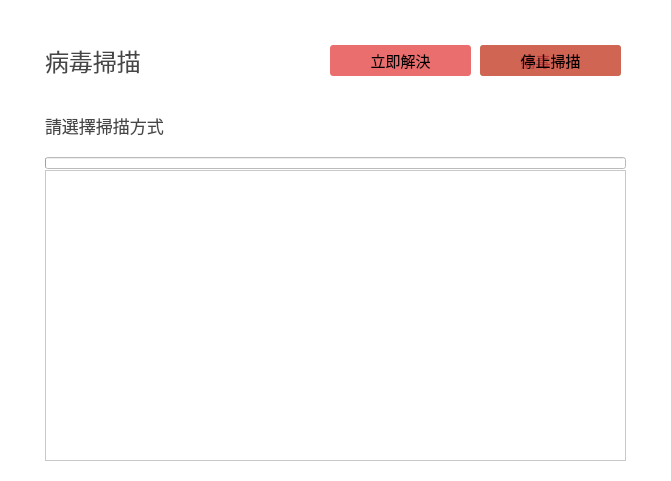
    <widget class="QWidget" name="Virus_Scan_widget" native="true">
     <property name="geometry">
      <rect>
       <x>170</x>
       <y>50</y>
       <width>671</width>
       <height>481</height>
      </rect>
     </property>
     <property name="font">
      <font>
       <family>Microsoft YaHei</family>
       <pointsize>11</pointsize>
       <stylestrategy>PreferAntialias</stylestrategy>
      </font>
     </property>
     <property name="styleSheet">
      <string notr="true">background-color:rgba(255, 255, 255,240);</string>
     </property>
     <widget class="QLabel" name="Virus_Scan_title">
      <property name="geometry">
       <rect>
        <x>45</x>
        <y>40</y>
        <width>201</width>
        <height>41</height>
       </rect>
      </property>
      <property name="font">
       <font>
        <family>Microsoft YaHei</family>
        <pointsize>18</pointsize>
       </font>
      </property>
      <property name="styleSheet">
       <string notr="true">color: rgb(70,70,70);</string>
      </property>
      <property name="text">
       <string>病毒掃描</string>
      </property>
      <property name="alignment">
       <set>Qt::AlignLeading|Qt::AlignLeft|Qt::AlignVCenter</set>
      </property>
     </widget>
     <widget class="QLabel" name="Virus_Scan_text">
      <property name="geometry">
       <rect>
        <x>45</x>
        <y>90</y>
        <width>581</width>
        <height>71</height>
       </rect>
      </property>
      <property name="font">
       <font>
        <family>Microsoft YaHei</family>
        <pointsize>13</pointsize>
       </font>
      </property>
      <property name="styleSheet">
       <string notr="true">color: rgb(70,70,70);</string>
      </property>
      <property name="text">
       <string>請選擇掃描方式</string>
      </property>
      <property name="alignment">
       <set>Qt::AlignLeading|Qt::AlignLeft|Qt::AlignVCenter</set>
      </property>
      <property name="wordWrap">
       <bool>true</bool>
      </property>
     </widget>
     <widget class="QPushButton" name="Virus_Scan_choose_Button">
      <property name="geometry">
       <rect>
        <x>480</x>
        <y>45</y>
        <width>141</width>
        <height>31</height>
       </rect>
      </property>
      <property name="sizePolicy">
       <sizepolicy hsizetype="Minimum" vsizetype="Minimum">
        <horstretch>0</horstretch>
        <verstretch>0</verstretch>
       </sizepolicy>
      </property>
      <property name="font">
       <font>
        <family>Microsoft YaHei</family>
        <pointsize>11</pointsize>
        <stylestrategy>PreferAntialias</stylestrategy>
       </font>
      </property>
      <property name="mouseTracking">
       <bool>false</bool>
      </property>
      <property name="tabletTracking">
       <bool>false</bool>
      </property>
      <property name="focusPolicy">
       <enum>Qt::StrongFocus</enum>
      </property>
      <property name="layoutDirection">
       <enum>Qt::LeftToRight</enum>
      </property>
      <property name="styleSheet">
       <string notr="true">QPushButton
{
	border:none;
	background-color:rgba(100,200,100,200);
	border-radius: 3px;
}
QPushButton:hover
{
	background-color:rgba(100,220,100,200);
}</string>
      </property>
      <property name="text">
       <string>病毒掃描</string>
      </property>
      <property name="icon">
       <iconset>
        <normaloff>:/icon/Icon/multimedia.png</normaloff>:/icon/Icon/multimedia.png</iconset>
      </property>
      <property name="iconSize">
       <size>
        <width>10</width>
        <height>10</height>
       </size>
      </property>
      <property name="checkable">
       <bool>false</bool>
      </property>
      <property name="autoRepeat">
       <bool>false</bool>
      </property>
      <property name="autoExclusive">
       <bool>false</bool>
      </property>
      <property name="autoRepeatDelay">
       <number>300</number>
      </property>
      <property name="autoRepeatInterval">
       <number>100</number>
      </property>
      <property name="default">
       <bool>false</bool>
      </property>
      <property name="flat">
       <bool>false</bool>
      </property>
     </widget>
     <widget class="QListView" name="Virus_Scan_output">
      <property name="enabled">
       <bool>true</bool>
      </property>
      <property name="geometry">
       <rect>
        <x>45</x>
        <y>170</y>
        <width>581</width>
        <height>291</height>
       </rect>
      </property>
      <property name="styleSheet">
       <string notr="true">QWidget::item
{
background-color: rgba(50,50,50,30);
color:black;
border: transparent;
border-bottom: 1px solid #dbdbdb;
padding: 5px;
}
QWidget::item:hover
{
background-color: rgba(50,50,50,40);
}
QListView
{
outline: none;
}</string>
      </property>
      <property name="editTriggers">
       <set>QAbstractItemView::NoEditTriggers</set>
      </property>
     </widget>
     <widget class="QWidget" name="Virus_Scan_choose_widget" native="true">
      <property name="geometry">
       <rect>
        <x>480</x>
        <y>82</y>
        <width>141</width>
        <height>0</height>
       </rect>
      </property>
      <property name="sizePolicy">
       <sizepolicy hsizetype="Preferred" vsizetype="Preferred">
        <horstretch>0</horstretch>
        <verstretch>0</verstretch>
       </sizepolicy>
      </property>
      <property name="styleSheet">
       <string notr="true">background-color:rgba(200, 200, 200,200);</string>
      </property>
      <widget class="QWidget" name="verticalLayoutWidget_3">
       <property name="geometry">
        <rect>
         <x>0</x>
         <y>0</y>
         <width>141</width>
         <height>101</height>
        </rect>
       </property>
       <layout class="QVBoxLayout" name="Virus_Scan_choose_verticalLayout">
        <property name="spacing">
         <number>3</number>
        </property>
        <property name="sizeConstraint">
         <enum>QLayout::SetDefaultConstraint</enum>
        </property>
        <property name="leftMargin">
         <number>1</number>
        </property>
        <property name="topMargin">
         <number>0</number>
        </property>
        <property name="rightMargin">
         <number>1</number>
        </property>
        <property name="bottomMargin">
         <number>0</number>
        </property>
        <item>
         <widget class="QPushButton" name="File_Scan_Button">
          <property name="sizePolicy">
           <sizepolicy hsizetype="Minimum" vsizetype="Minimum">
            <horstretch>0</horstretch>
            <verstretch>0</verstretch>
           </sizepolicy>
          </property>
          <property name="font">
           <font>
            <family>Microsoft YaHei</family>
            <pointsize>11</pointsize>
            <stylestrategy>PreferAntialias</stylestrategy>
           </font>
          </property>
          <property name="focusPolicy">
           <enum>Qt::StrongFocus</enum>
          </property>
          <property name="styleSheet">
           <string notr="true">QPushButton
{
	border:none;
	background-color:rgba(0,0,0,0);
	border-radius: 5px;
}
QPushButton:hover
{
    background-color:rgba(50, 50, 50,50);
}
QPushButton:pressed
{
    background-color:rgba(50, 50, 50,90);
}</string>
          </property>
          <property name="text">
           <string>檔案掃描</string>
          </property>
          <property name="iconSize">
           <size>
            <width>16</width>
            <height>16</height>
           </size>
          </property>
          <property name="checkable">
           <bool>false</bool>
          </property>
         </widget>
        </item>
        <item>
         <widget class="QPushButton" name="Path_Scan_Button">
          <property name="sizePolicy">
           <sizepolicy hsizetype="Minimum" vsizetype="Minimum">
            <horstretch>0</horstretch>
            <verstretch>0</verstretch>
           </sizepolicy>
          </property>
          <property name="font">
           <font>
            <family>Microsoft YaHei</family>
            <pointsize>11</pointsize>
            <stylestrategy>PreferAntialias</stylestrategy>
           </font>
          </property>
          <property name="focusPolicy">
           <enum>Qt::StrongFocus</enum>
          </property>
          <property name="styleSheet">
           <string notr="true">QPushButton
{
	border:none;
	background-color:rgba(0,0,0,0);
	border-radius: 5px;
}
QPushButton:hover
{
    background-color:rgba(50, 50, 50,50);
}
QPushButton:pressed
{
    background-color:rgba(50, 50, 50,90);
}</string>
          </property>
          <property name="text">
           <string>路徑掃描</string>
          </property>
          <property name="iconSize">
           <size>
            <width>16</width>
            <height>16</height>
           </size>
          </property>
          <property name="checkable">
           <bool>false</bool>
          </property>
         </widget>
        </item>
        <item>
         <widget class="QPushButton" name="Disk_Scan_Button">
          <property name="sizePolicy">
           <sizepolicy hsizetype="Minimum" vsizetype="Minimum">
            <horstretch>0</horstretch>
            <verstretch>0</verstretch>
           </sizepolicy>
          </property>
          <property name="font">
           <font>
            <family>Microsoft YaHei</family>
            <pointsize>11</pointsize>
            <stylestrategy>PreferAntialias</stylestrategy>
           </font>
          </property>
          <property name="focusPolicy">
           <enum>Qt::StrongFocus</enum>
          </property>
          <property name="styleSheet">
           <string notr="true">QPushButton
{
	border:none;
	background-color:rgba(0,0,0,0);
	border-radius: 5px;
}
QPushButton:hover
{
    background-color:rgba(50, 50, 50,50);
}
QPushButton:pressed
{
    background-color:rgba(50, 50, 50,90);
}</string>
          </property>
          <property name="text">
           <string>全盤掃描</string>
          </property>
          <property name="iconSize">
           <size>
            <width>16</width>
            <height>16</height>
           </size>
          </property>
          <property name="checkable">
           <bool>false</bool>
          </property>
         </widget>
        </item>
       </layout>
      </widget>
     </widget>
     <widget class="QPushButton" name="Virus_Scan_Solve_Button">
      <property name="geometry">
       <rect>
        <x>330</x>
        <y>45</y>
        <width>141</width>
        <height>31</height>
       </rect>
      </property>
      <property name="sizePolicy">
       <sizepolicy hsizetype="Minimum" vsizetype="Minimum">
        <horstretch>0</horstretch>
        <verstretch>0</verstretch>
       </sizepolicy>
      </property>
      <property name="font">
       <font>
        <family>Microsoft YaHei</family>
        <pointsize>11</pointsize>
        <stylestrategy>PreferAntialias</stylestrategy>
       </font>
      </property>
      <property name="mouseTracking">
       <bool>false</bool>
      </property>
      <property name="tabletTracking">
       <bool>false</bool>
      </property>
      <property name="focusPolicy">
       <enum>Qt::StrongFocus</enum>
      </property>
      <property name="layoutDirection">
       <enum>Qt::LeftToRight</enum>
      </property>
      <property name="styleSheet">
       <string notr="true">QPushButton
{
	border:none;
	background-color:rgba(230,70,70,200);
	border-radius: 3px;
}
QPushButton:hover
{
	background-color:rgba(255,70,70,200);
}</string>
      </property>
      <property name="text">
       <string>立即解決</string>
      </property>
      <property name="iconSize">
       <size>
        <width>10</width>
        <height>10</height>
       </size>
      </property>
      <property name="checkable">
       <bool>false</bool>
      </property>
      <property name="autoRepeat">
       <bool>false</bool>
      </property>
      <property name="autoExclusive">
       <bool>false</bool>
      </property>
      <property name="autoRepeatDelay">
       <number>300</number>
      </property>
      <property name="autoRepeatInterval">
       <number>100</number>
      </property>
      <property name="default">
       <bool>false</bool>
      </property>
      <property name="flat">
       <bool>false</bool>
      </property>
     </widget>
     <widget class="QPushButton" name="Virus_Scan_Break_Button">
      <property name="geometry">
       <rect>
        <x>480</x>
        <y>45</y>
        <width>141</width>
        <height>31</height>
       </rect>
      </property>
      <property name="sizePolicy">
       <sizepolicy hsizetype="Minimum" vsizetype="Minimum">
        <horstretch>0</horstretch>
        <verstretch>0</verstretch>
       </sizepolicy>
      </property>
      <property name="font">
       <font>
        <family>Microsoft YaHei</family>
        <pointsize>11</pointsize>
        <stylestrategy>PreferAntialias</stylestrategy>
       </font>
      </property>
      <property name="mouseTracking">
       <bool>false</bool>
      </property>
      <property name="tabletTracking">
       <bool>false</bool>
      </property>
      <property name="focusPolicy">
       <enum>Qt::StrongFocus</enum>
      </property>
      <property name="layoutDirection">
       <enum>Qt::LeftToRight</enum>
      </property>
      <property name="styleSheet">
       <string notr="true">QPushButton
{
	border:none;
	background-color:rgba(230,70,70,200);
	border-radius: 3px;
}
QPushButton:hover
{
	background-color:rgba(255,70,70,200);
}</string>
      </property>
      <property name="text">
       <string>停止掃描</string>
      </property>
      <property name="iconSize">
       <size>
        <width>10</width>
        <height>10</height>
       </size>
      </property>
      <property name="checkable">
       <bool>false</bool>
      </property>
      <property name="autoRepeat">
       <bool>false</bool>
      </property>
      <property name="autoExclusive">
       <bool>false</bool>
      </property>
      <property name="autoRepeatDelay">
       <number>300</number>
      </property>
      <property name="autoRepeatInterval">
       <number>100</number>
      </property>
      <property name="default">
       <bool>false</bool>
      </property>
      <property name="flat">
       <bool>false</bool>
      </property>
     </widget>
     <widget class="QProgressBar" name="Virus_Scan_ProgressBar">
      <property name="geometry">
       <rect>
        <x>45</x>
        <y>157</y>
        <width>581</width>
        <height>12</height>
       </rect>
      </property>
      <property name="value">
       <number>0</number>
      </property>
      <property name="textVisible">
       <bool>false</bool>
      </property>
     </widget>
    </widget>
